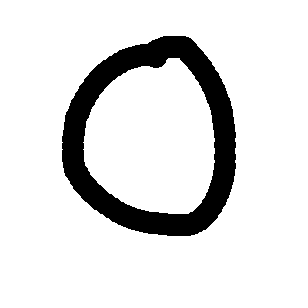
#> input picture data/digits/0_3.png, 308 x 308 px, found by its file name
$ python digit_recognition_2.py
#> lines starting #> are read from the running program, lines starting #| are printed output that depends on the picture; after the words box and inside, x2 and y2 are one past the last pixel; in counts of white or black regions, pixels touching at a corner belong together
import numpy as np
from PIL import Image
import matplotlib.pyplot as plt

imagen = Image.open("data/digits/0_3.png")
#> imagen is the input picture: PIL image 308x308 RGB; 87.8% white; 1 black region, box (x1, y1, x2, y2) and area: (62, 36, 236, 236) 11584
array_imagen = np.array(imagen)

imagen_redimensionada = imagen.resize((30, 30))
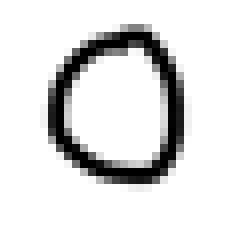
#> imagen_redimensionada: PIL image 30x30 RGB (shown 8 times larger); min 0, max 255, mean 223.8

print("Dimensiones de la imagen:", array_imagen.shape)
#| Dimensiones de la imagen: (308, 308, 3)
print("Array de la imagen:\n", array_imagen)
#> (printed output is left out)

f, ax = plt.subplots(figsize=(6, 6))
ax.imshow(imagen_redimensionada, cmap='gray')
ax.axis('off')
plt.show()

print('terminado')
